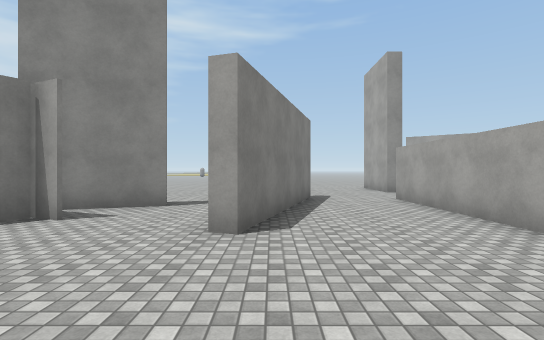
[1] (above)

19 first-person views from a walk through a 3-D level made in the Unity game engine. The camera is 1.5 m above the floor, looks level and sees 85° across. The floor is counted in squares, 2 m on a side. Each view is taken from the middle of a square. On the plan, view 1 faces up. The plan holds only what a view shows up to about 10 squares ahead; the rest is blank. The place goes on beyond the plan. The player is left out. Surface patterns are stand-ins for the level's own textures.

[2]
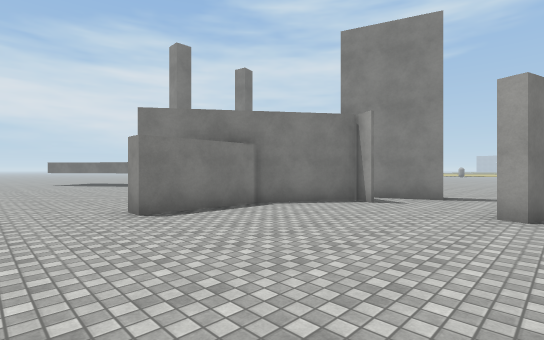

[3]
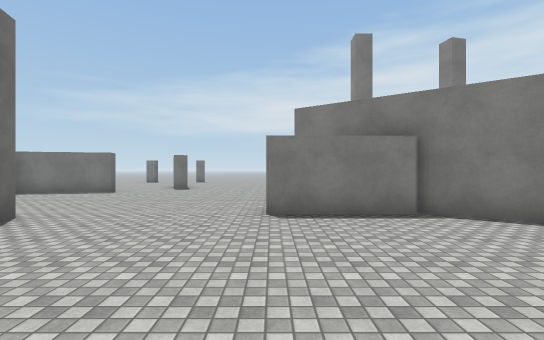

[4]
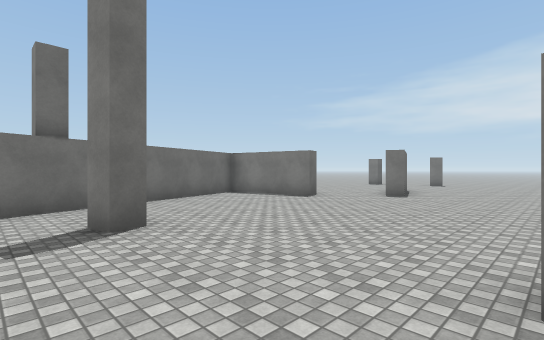

[5]
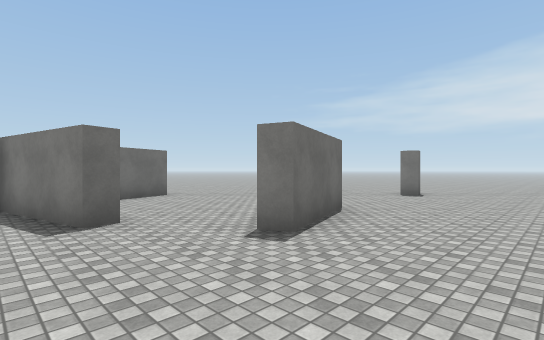

[6]
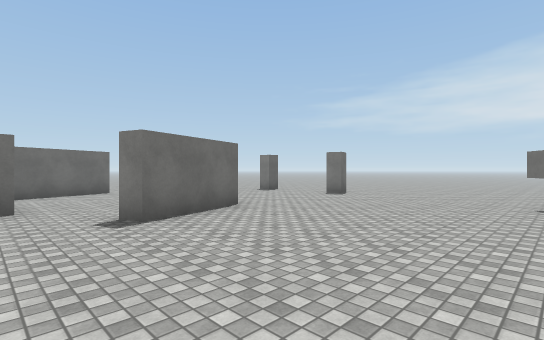

[7]
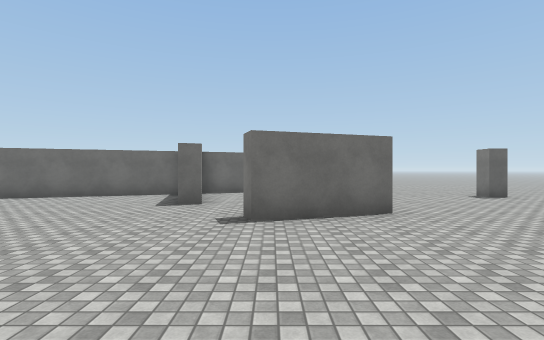

[8]
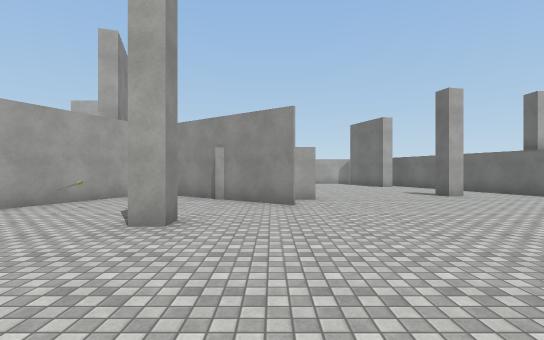

[9]
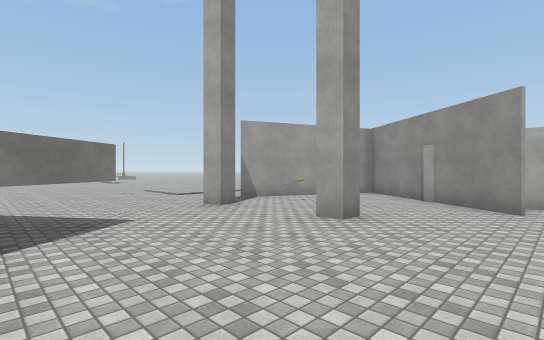

[10]
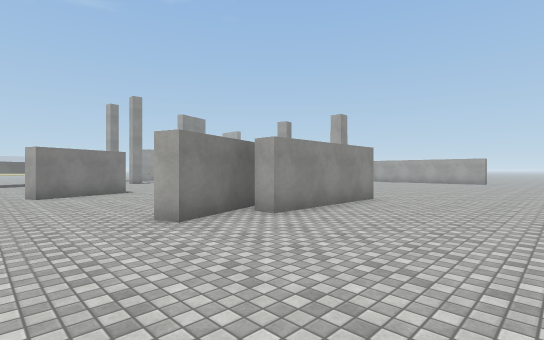

[11]
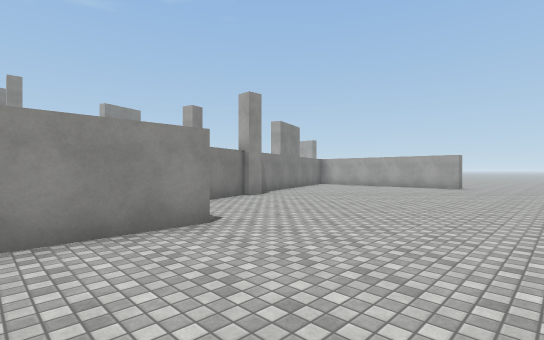

[12]
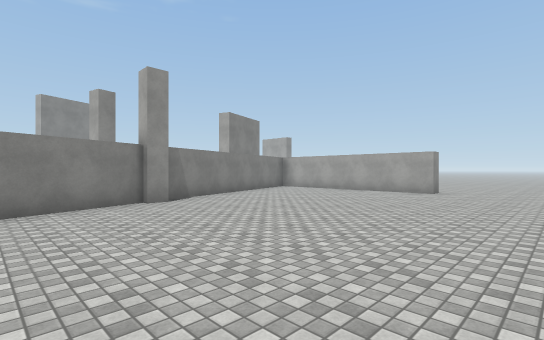

[13]
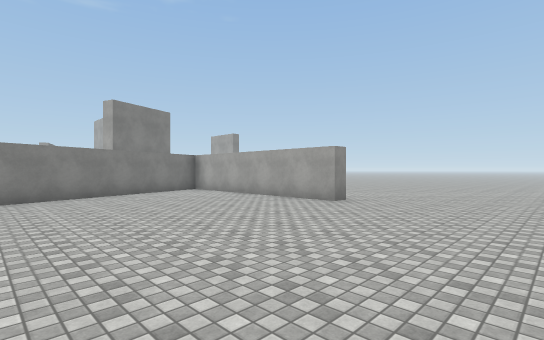

[14]
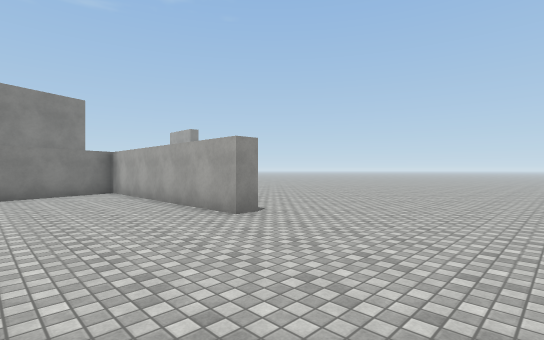

[15]
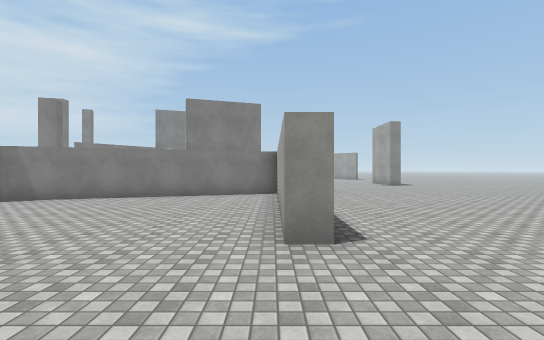

[16]
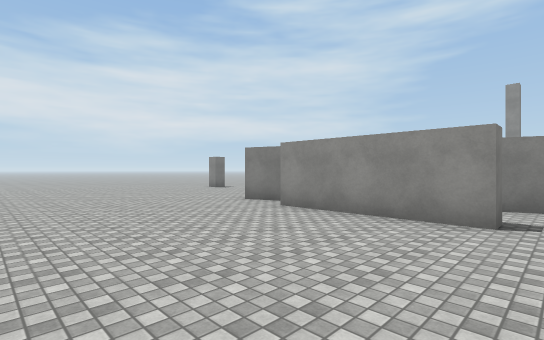

[17]
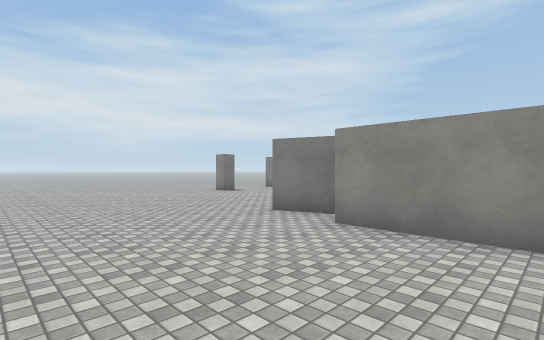

[18]
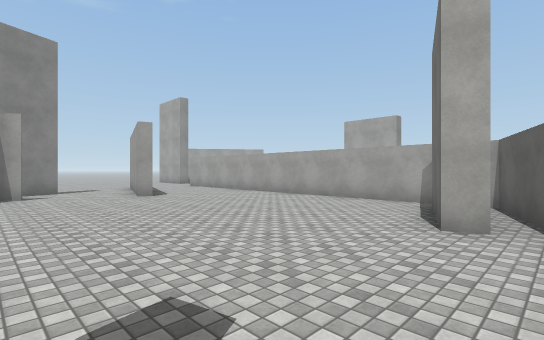

[19]
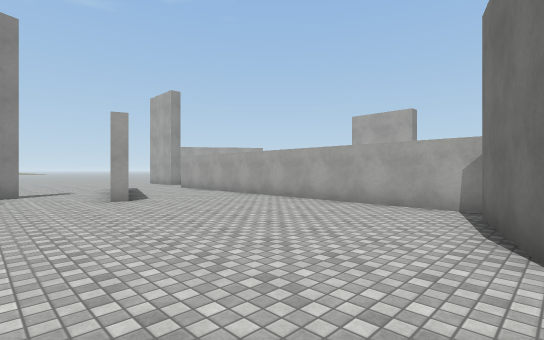

### Floor plan
Points are (right, up) in squares from view 1. A wall is a line through its corners. A room is listed if a view was taken in it or the views show most of it. See-through windows are left out.
Room 1 (views 1, 2, 3, 4, 5, 6, 7, 8, 9, 10, 11, 12, 13, 14, 15, 16, 17, 18, 19)
walls: (-4.5, -4.5) (-4.6, -4) (-4.1, -3.9) (-4, -4.4); (-4.2, -7.1) (-7.9, -8.3); (-3.8, -7.3) (-4.4, -7.3); (0.2, -4.4) (0.1, -3.9) (2.5, -3.1); (-10.5, -5.4) (-10, -5.2) (-9.3, -8.3) (-3, -6.1); (-7.6, -9.9) (-7.6, -10.4) (-11.3, -10.4); (-6.8, 0.4) (-3.8, 4.6); (0.9, -4.8) (3.2, -4) (3.2, 4.6); (-11.5, -3.8) (-13.9, -4.6) (-14.1, -4.1) (-11.7, -3.3) (-11.5, -3.8); (-10.8, -9.3) (-12.9, -10.1) (-13.1, -9.6) (-9.7, -8.4); (-5, 2.4) (-5, -0.1) (-5.5, -0.1) (-5.5, 0.7); (-8.5, 2.4) (-9.1, 2.4) (-9.1, 3); (-3.1, 4.4) (-7.9, 6.4); (-3.7, 4.6) (-5.2, 2.4); (3.7, -11) (3.1, -11) (3.2, -4.6) (-3.6, -6.9); (-8.8, 5.4) (-9.3, 5.2) (-9.4, 5.8); (-11.6, 4.4) (-12.9, 3.6); (-2.1, 6.2) (-4, 5.6); (0.4, 5.8) (-0.4, 3.5) (-0.8, 3.6) (-0.5, 4.5); (-17.1, 0.7) (-17.5, 0.4); (-18.5, -7.1) (-17.9, -7.1) (-17.9, -7.6); (-18.9, -4.3) (-18.3, -4.1) (-18.2, -4.6)
ways out: opening at (-19.5, 0); opening at (-10.5, 5); opening at (0.5, 4.5); opening at (4, 8.5)
objects: other object (-8, 5) to (-7, 5)

Positions as (right, up) in squares from view 1, and headings:
1: (0, 0), facing up
2: (0, -2), facing up-left
3: (0, 0), facing left
4: (-3, 0), facing down-left
5: (-9, -1), facing down-left
6: (-10, 1), facing down-left
7: (-12, 1), facing down
8: (-13, 1), facing right
9: (-13, 0), facing up-right
10: (-15, -14), facing up-right
11: (-10, -14), facing up-right
12: (-7, -14), facing up-right
13: (-3, -15), facing up-right
14: (0, -15), facing up-right
15: (3, -14), facing up
16: (-7, -15), facing up-left
17: (-9, -14), facing up-left
18: (-4, -5), facing up-right
19: (-3, -4), facing up-right
